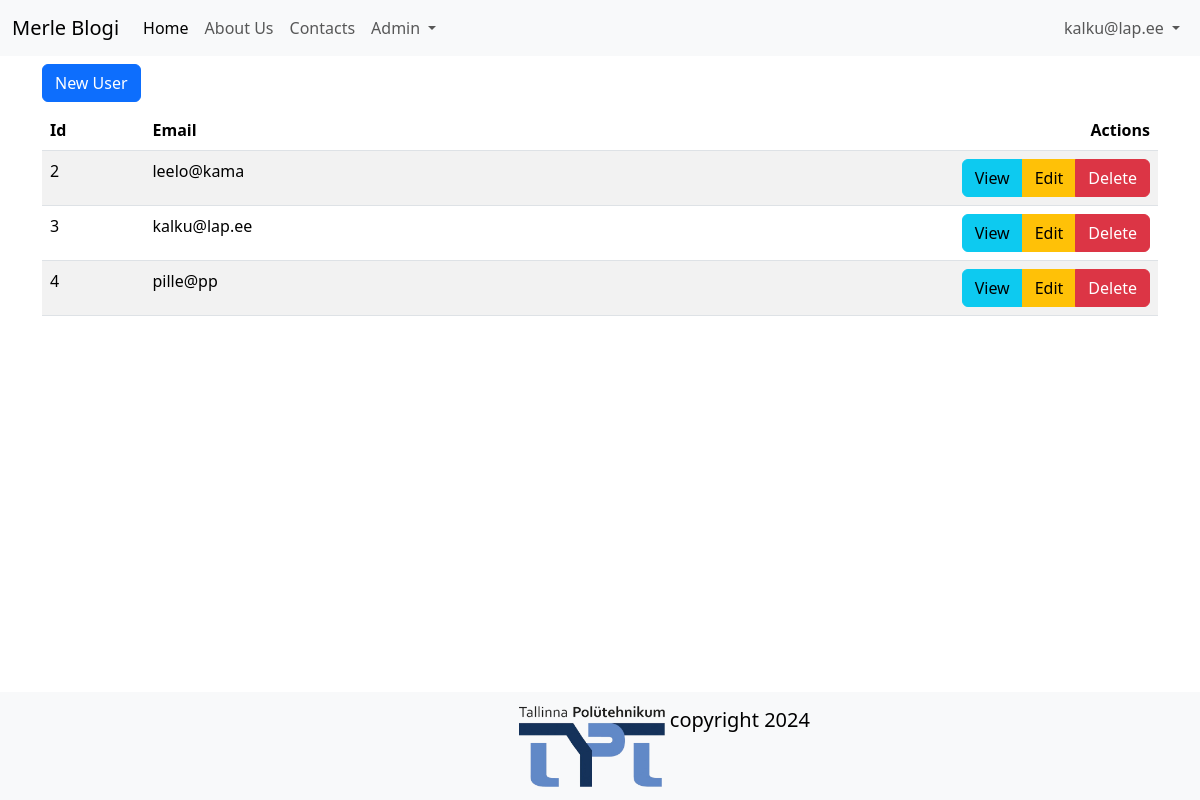
Before: /admin/users (signed in) with the older database file.
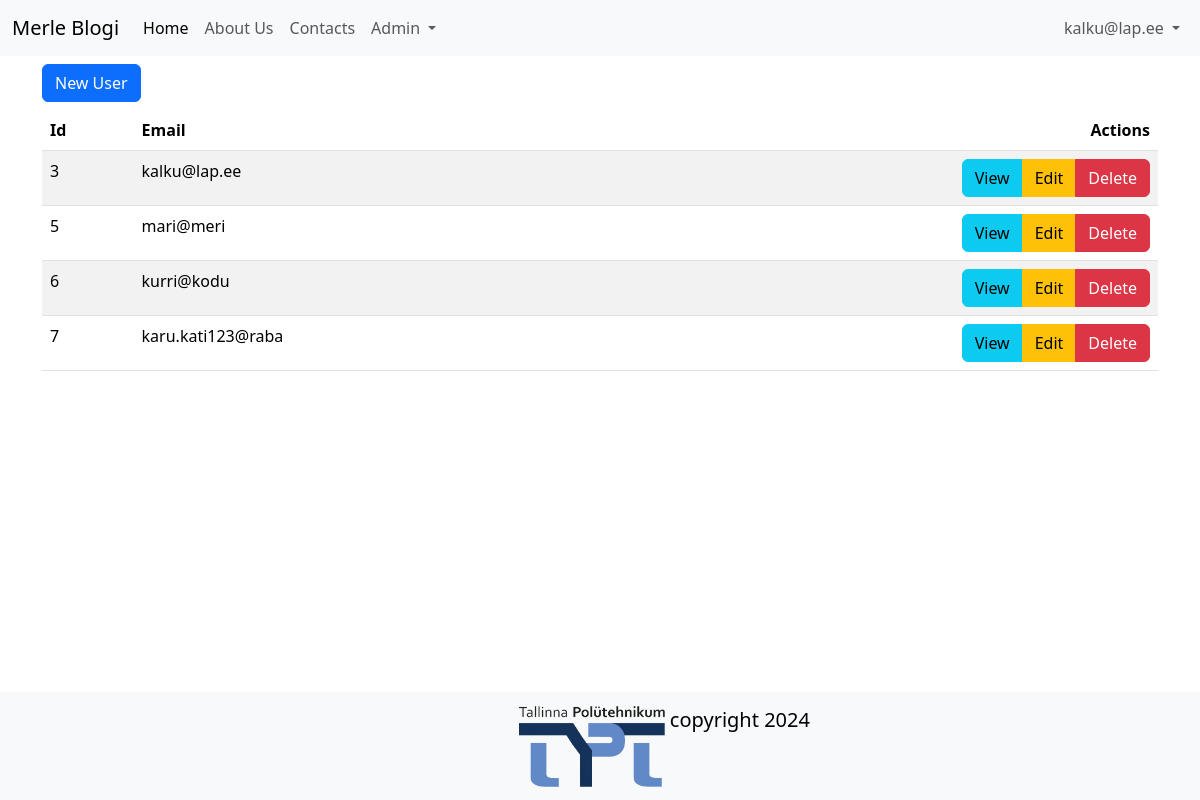
After: the same page with the newer database file.
### tables this page shows
CREATE TABLE users
(
    id       integer
        constraint users_pk
            primary key autoincrement,
    email    text not null
        constraint users_pk2
            unique,
    password text not null
);

### src/Router.php (called while the page is built, shortened)
<?php
class Router{
    public static $routes = [];
    public $path;
    public $method;
    public function __construct($path, $method)
    {
        $this->path = parse_url($path, PHP_URL_PATH);
        $this->method = $method;
    }
    public function match(){
        foreach(self::$routes as $route){
            if($route['path'] === $this->path && $route['method'] === $this->method){
                return $route;
            }
        }
    }
    public static function addRoute($method, $path, $action){
        self::$routes[] =[
            'method' => $method,
            'path' => $path,
            'action' => $action
        ];
    }
}

### src/Controllers/UsersController.php (called while the page is built, shortened)
<?php
class UsersController {
    public function index() {
        $users = User::all();
        include 'views/users/index.php';
    }
}

### src/DB.php (called while the page is built, shortened)
<?php
class DB {
    public $conn;
    public function __construct()
    {
        try {
            $this->conn = new PDO("sqlite:" . __DIR__ . "/../db.sqlite");
            $this->conn->setAttribute(PDO::ATTR_ERRMODE, PDO::ERRMODE_EXCEPTION);
        } catch(PDOException $e) {
            echo "Connection failed: " . $e->getMessage();
          }
    }
    public function all($table, $class){
        $stmt = $this->conn->prepare("SELECT * FROM $table");
        $stmt->execute();
        $stmt->setFetchMode(PDO::FETCH_CLASS, $class);
        return $stmt->fetchAll();
    }
    public function find($table, $class, $id){
        $stmt = $this->conn->prepare("SELECT * FROM $table WHERE id=$id");
        $stmt->execute();
        $stmt->setFetchMode(PDO::FETCH_CLASS, $class);
        return $stmt->fetch();
    }
}

### src/Models/Model.php (called while the page is built, shortened)
<?php
class Model {
    public static $table;
    public static function all(){
        $db = new DB();
        return $db->all(static::$table, static::class);
    }
    public static function find($id) {
        $db = new DB();
        return $db ->find(static::$table, static::class, $id);
    }
}

### src/Models/User.php (called while the page is built, shortened)
<?php
class User extends Model{
    public static function auth() {
        if(isset($_SESSION['user_id'])) {
            return User::find($_SESSION['user_id']);
        }
            return null;
    }
}

### helpers.php (called while the page is built, shortened)
<?php
function auth(){
    return User::auth();
}

### views/users/index.php (the view)
<?php include 'views/partials/header.php' ?>
    <a href="/admin/users/new" class="btn btn-primary my-2">New User</a>
    <table class="table table-striped table-hover">
        <thead>
            <th>Id</th>
            <th>Email</th>
            <th class="text-end">Actions</th>
        </thead>
        <tbody>
            <?php foreach($users as $user): ?>
            <tr>
                <td><?=$user->id?></td>
                <td><?=$user->email?></td>
                <td class="text-end">
                <div class="btn-group" role="group" aria-label="Basic example">
                    <a class="btn btn-info" href="/admin/users/show?id=<?=$user->id?>">View</a>
                    <a class="btn btn-warning"href="/admin/users/edit?id=<?=$user->id?>">Edit</a>
                    <a class="btn btn-danger"href="/admin/users/delete?id=<?=$user->id?>">Delete</a>
                </div>
                </td>
            </tr>
            <?php endforeach; ?>
        </tbody>
    </table>
<?php include 'views/partials/footer.php' ?>

### public/index.php (shortened to what this page needs)
<?php
require_once __DIR__ . "/../helpers.php";
$router = new App\Router($_SERVER['REQUEST_URI'], $_SERVER['REQUEST_METHOD']);
$match = $router->match();
if($match){
    if(is_callable($match['action'])){
        call_user_func($match['action']);
    } else if(is_array($match['action']) && count($match['action']) === 2){
        $controller = new $class();
        $method =$match['action'][1];
        $controller->$method();
    }
} else {
    http_response_code(404);
    require 'views/404.php';
}

### views/partials/header.php (shortened to what this page needs)
<!DOCTYPE html>
<html lang="en">
<head>
    <link href="https://cdn.jsdelivr.net/npm/bootstrap@5.3.2/dist/css/bootstrap.min.css" rel="stylesheet">
</head>
<body>
    <?php include 'nav.php' ?>
<div class="container">

### views/partials/nav.php (shortened to what this page needs)
<nav class="navbar navbar-expand-lg bg-body-tertiary">
  <div class="container-fluid">
    <a class="navbar-brand" href="/">Merle Blogi</a>
    <div class="collapse navbar-collapse justify-content-between" id="navbarNav">
      <ul class="navbar-nav">
        <li class="nav-item">
          <a class="nav-link active" aria-current="page" href="/">Home</a>
        </li>
        <li class="nav-item">
          <a class="nav-link" href="/about">About Us</a>
        </li>
        <li class="nav-item">
          <a class="nav-link" href="/contacts">Contacts</a>
        </li>
        <?php if(auth()): ?>
        <li class="nav-item dropdown">
          <a class="nav-link dropdown-toggle" href="#" role="button" data-bs-toggle="dropdown" aria-expanded="false">
            Admin
          </a>
        </li>
        <?php endif ?>
      </ul>
      <ul class="navbar-nav">
        <?php if(auth()): ?>
          <li class="nav-item dropdown">
            <a class="nav-link dropdown-toggle" href="#" role="button" data-bs-toggle="dropdown" aria-expanded="false">
            <?=auth()->email?>
            </a>
        </li>
        <?php endif ?>
    </ul>
    </div>
  </div>
</nav>

### views/partials/footer.php (shortened to what this page needs)
</div>
<nav class="navbar fixed-bottom bg-body-tertiary">
  <div class="container-fluid justify-content-center">
    <a class="navbar-brand" href="#"><img src="/assets/tpt.svg" alt="TPT"  class="d-inline-block align-text-top">
    copyright 2024
    </a>
  </div>
</nav>
</body>
</html>

Changed rows visible on the page:
removed users: id "2", email "leelo@kama"
removed users: id "4", email "pille@pp"
added users: id "5", email "mari@meri"
added users: id "6", email "kurri@kodu"
added users: id "7", email "karu.kati123@raba"
